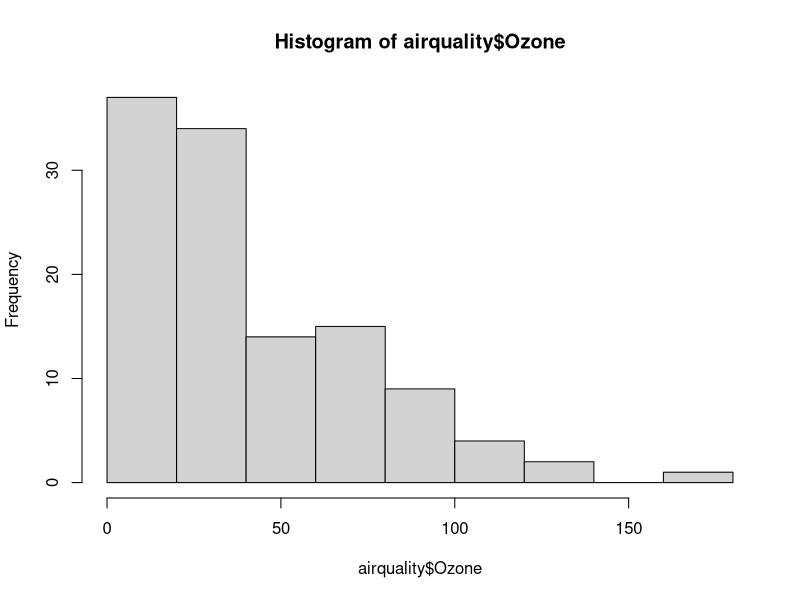
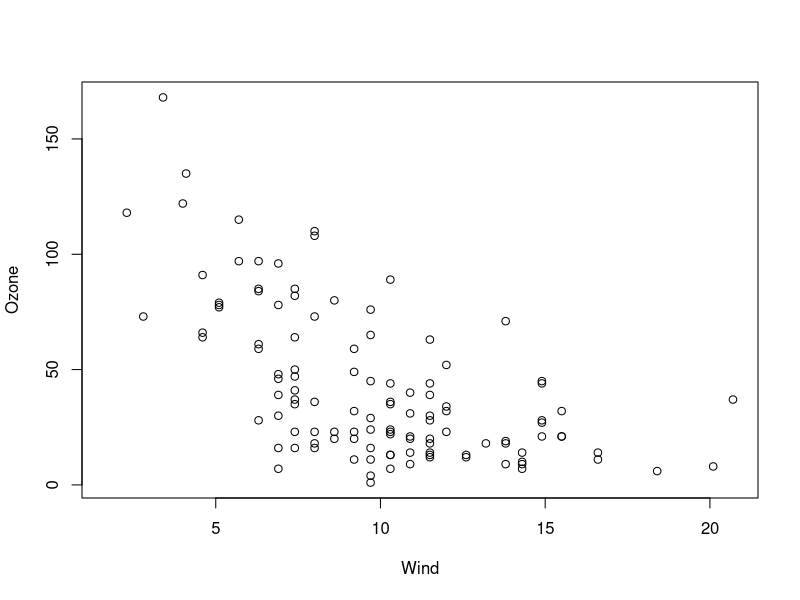
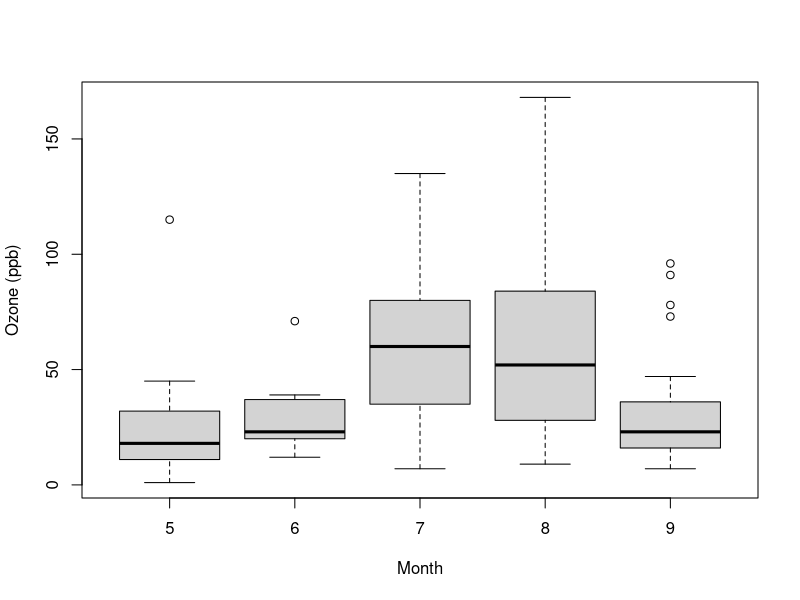
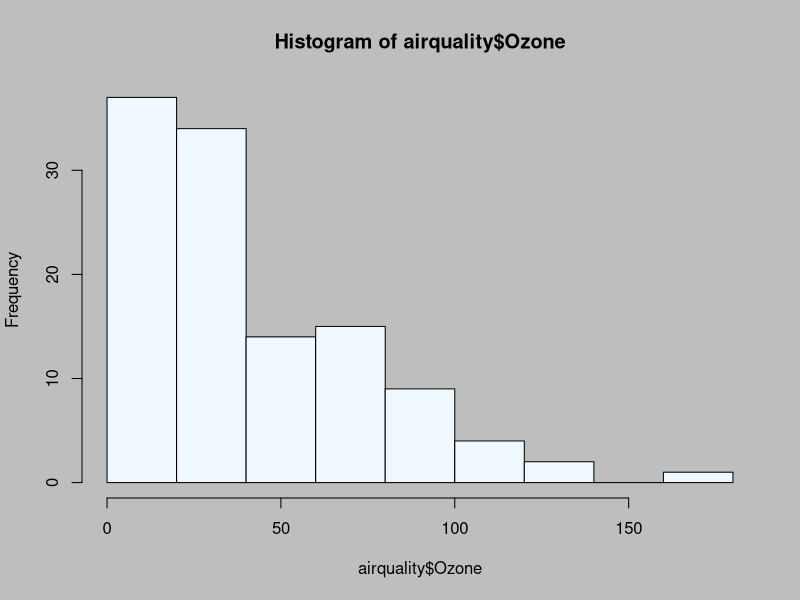
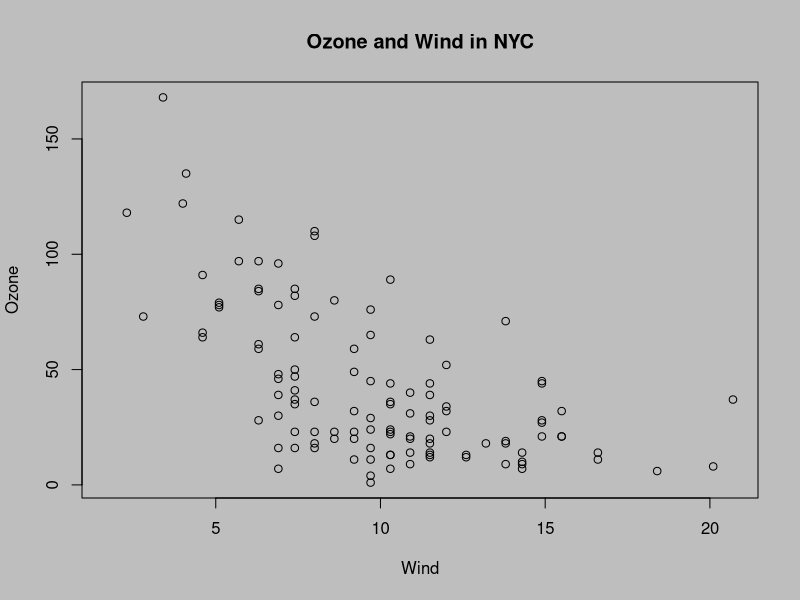
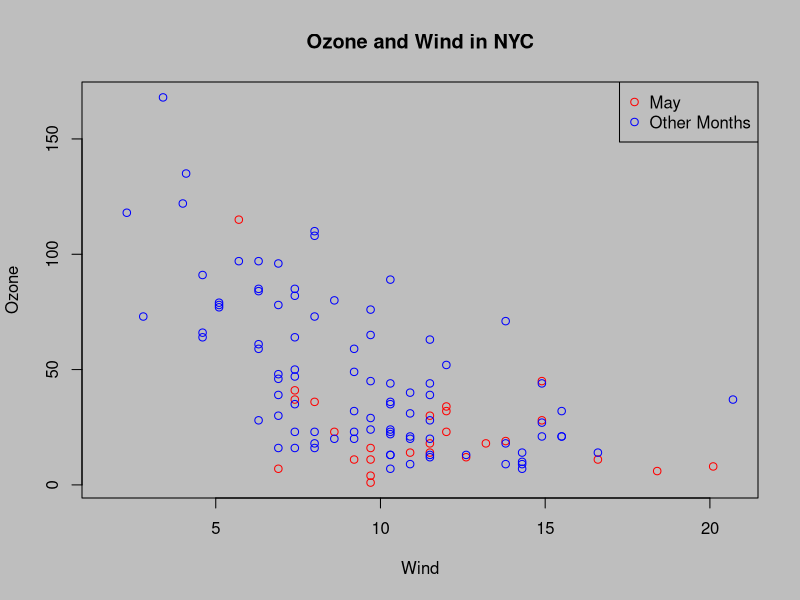
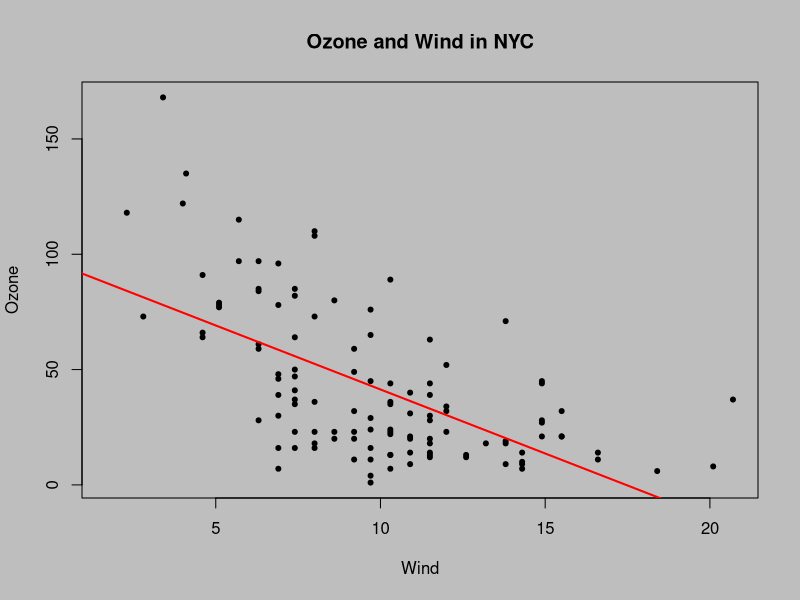
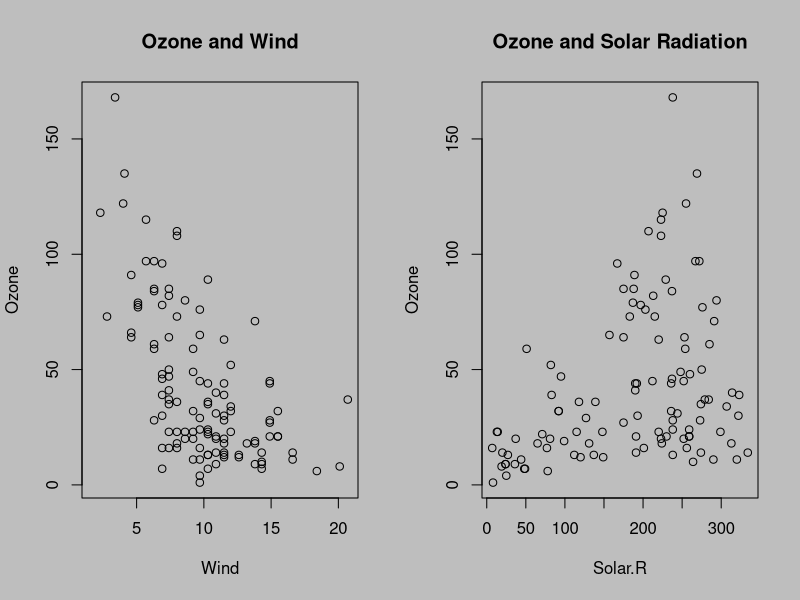

Write the R code that produced these figures, in order.
library(graphics) # core plotting system; base system (plot, hist, boxplot)
#library(grDevices) #code for the various graphics devices 
#library(lattice) # uses grid package (xyplot,bwplot,levelplot)
#library(grid) #usually don't call this directly unless it's used via lattice
#library(ggplot2) 

#2 phases: initailize new plot & annotate plot
#plot(x,y) #plot is a basic function and can receive ?par gives a list of parameters that can be used
#hist(x)

#===============================
library(datasets)
hist(airquality$Ozone)
with (airquality, plot(Wind, Ozone))

#===============================
#Distribution of ozone by month
airquality <- transform(airquality, Month=factor(Month))
boxplot(Ozone ~ Month, airquality, xlab="Month", ylab="Ozone (ppb)") 

#===============================
#use the par function to change properties at the global level, in all graphs you are making
par(bg="gray")
hist(airquality$Ozone, col="aliceblue") #will now have a gray background
par("bg") # gives you the current value for all the par() arguments
par("mar") # margines;  4 sides of a plot, going clockwise
par("lty") # solid line
par("col") # color
par("mfrow") # default to 1 1 = 1 row and 1 column = 1 plot

#===============================
#plotting and annotating
library(datasets)
with (airquality, plot(Wind, Ozone))
title(main="Ozone and Wind in NYC") #Add a title

#===============================
# OR: plot the data one at a time based on month of May or not May
with (airquality, plot(Wind, Ozone, main="Ozone and Wind in NYC", type="n")) #type="n" sets up the plot but does not plot the data
with(subset(airquality, Month==5), points(Wind, Ozone, col="red")) # color the datapoints in the month of May
with(subset(airquality, Month!=5), points(Wind, Ozone, col="blue")) 
legend("topright", pch=1, col= c("red", "blue"), legend = c("May", "Other Months"))

#===============================
#Add a regression line to the plot
with (airquality, plot(Wind, Ozone, main="Ozone and Wind in NYC", pch=20)) #changed the default circle
model <- lm(Ozone ~ Wind, airquality) #liniar model on the data
abline(model, lwd=2, col="red")

#===============================
# Multiple Base plots on a single device: 1.Ozons vs. Wind and 2.Ozone vs. Solar Radiation
par(mfrow=c(1, 2)) #1 row, 2 columns for side by side plots
with (airquality, {
  plot(Wind, Ozone, main="Ozone and Wind")
  plot(Solar.R, Ozone, main="Ozone and Solar Radiation")
})

#===============================
# 3 plots on Ozone vs. Wind, Solar Radiation and Temperature
par(mfrow=c(1, 3), mar=c(4,4,2,1), oma=c(0,0,2,0)) #1 row, 3 columns for side by side plots; mar are smaller than default; outer margines to be larger than 0 to add title
with (airquality, {
  plot(Wind, Ozone, main="Ozone and Wind")
  plot(Solar.R, Ozone, main="Ozone and Solar Radiation")
  plot(Temp, Ozone, main="Ozone and Temperature")
  mtext("Ozone and Weather in NYC", outer=TRUE) #adds outter title
})


#===============================
#===============================
# Base system demo - options:
par(mfrow=c(1, 1)) #change back to 1 1
x<-rnorm(100)
y<-rnorm(100)
hist(x)
plot(x,y) # adds the name of the variables to the x and y axis

#===============================
# margins start at the bottom and go clock wise
par(mar=c(4,4,2,2)) #can change the margins
plot(x,y, pch=19) # 20 and 19=full circles; 2=triangles; 3=pluses; 4=X's

#===============================
# example(points) - can use to get demos on plotting
title("scatterplot")
text(-2,-2, "Label")
legend("topleft", legend="Data", pch=20) #topleft,bottomleft,topright,bottomright
fit<-lm(y ~ x)
abline(fit, lwd=3, col="blue") # if you change the lwd a new line is generated and put over the existent line

#===============================
# x and y labels, legend and regression line
plot(x,y,xlab="Weight", ylab="Height",main="Scatterplot", pch=20)
legend("topright", legend="Data", pch=20)
fit<-lm(y ~ x)
abline(fit, lwd=3, col="blue")

#===============================
# Multiple plots
z<-rnorm(100)
par(mfrow=c(1,2), mar=c(4,4,2,2))
plot(x,y,pch=20)
plot(x,z,pch=19)

#===============================
# 4 graphs displayed at the same time
par(mfrow=c(2,2))
plot(x,y)
plot(x,z)
plot(z,x)
plot(y,x)

#===============================
# Points function - subsetting by a group and plot them one at a time
par(mfrow=c(1,1))
a<-rnorm(100)
b<-a+rnorm(100)
g<- gl(2,50, labels=c("Male", "Female")) #separate data on groups of 50 each
plot(a,b, type="n") #make the plot, don't put the data in
points(x[g=="Male"], y[g=="Male"], col="green", pch=19)
points(x[g=="Female"], y[g=="Female"], col="blue", pch=19)

#===============================
# Plot to files; plot to PDF file 
setwd("C:/Users/oana.iacovita/Documents/Data")
pdf(file="myplot.pdf") #open PDF device
library(datasets)
with (airquality, plot(Wind, Ozone, main="Ozone and Wind in NYC")) 
dev.off() #close graphic device

#===============================
# multiple graphics devices; can only plot to one device at a time; 
dev.cur() #current device active; >=2

#===============================
# copy plots from one device to the other
library(datasets)
with (airquality, plot(Wind, Ozone, main="Ozone and Wind in NYC")) 
setwd("C:/Users/oana.iacovita/Documents/Data")

dev.copy(png, file="gryserplot_png.png")
dev.off() #close graphic device











